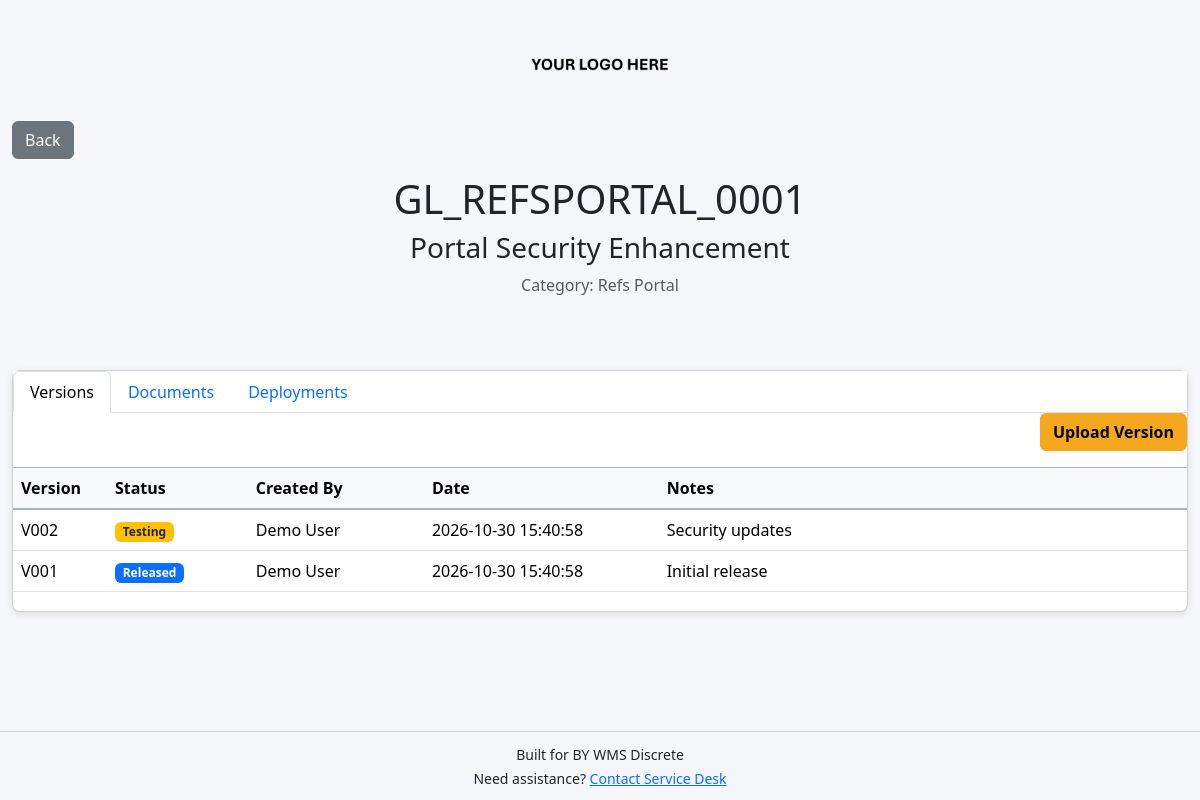
/extension/1, run on the app's committed database.
### tables this page shows
CREATE TABLE rollouts (
    rollout_id INTEGER PRIMARY KEY AUTOINCREMENT,
    rollout_code TEXT NOT NULL UNIQUE,
    rollout_name TEXT NOT NULL,
    scope TEXT NOT NULL,
    category_id INTEGER NOT NULL,
    description TEXT,
    created_by TEXT,
    created_date DATETIME DEFAULT CURRENT_TIMESTAMP,
    active INTEGER DEFAULT 1
);

CREATE TABLE rollout_categories (
    category_id INTEGER PRIMARY KEY AUTOINCREMENT,
    category_code TEXT NOT NULL UNIQUE,
    category_name TEXT NOT NULL
);

CREATE TABLE rollout_versions (
    version_id INTEGER PRIMARY KEY AUTOINCREMENT,
    rollout_id INTEGER NOT NULL,
    version_number TEXT NOT NULL,
    status TEXT NOT NULL,
    artifact_path TEXT,
    notes TEXT,
    created_by TEXT,
    created_date DATETIME DEFAULT CURRENT_TIMESTAMP
, approval_status TEXT DEFAULT 'DRAFT', approved_by TEXT, approved_date DATETIME, rollout_file TEXT);

### app/main.py (the view)
@app.get("/extension/{rollout_id}")
def extension_details(
    request: Request,
    rollout_id: int
):
    conn = sqlite3.connect(database)
    cursor = conn.cursor()
    cursor.execute("""
        SELECT
            r.rollout_id,
            r.rollout_code,
            r.rollout_name,
            r.description,
            c.category_name
        FROM rollouts r
        LEFT JOIN rollout_categories c
            ON r.category_id = c.category_id
        WHERE r.rollout_id = ?
    """, (rollout_id,))
    rollout = cursor.fetchone()
    cursor.execute("""
        SELECT
            version_id,
            version_number,
            status,
            created_by,
            created_date,
            CASE
                WHEN LENGTH(notes) > 80
                THEN SUBSTR(notes,1,77) || '...'
                ELSE notes
            END AS notes
        FROM rollout_versions
        WHERE rollout_id = ?
        ORDER BY version_id DESC
    """, (rollout_id,))
    versions = cursor.fetchall()
    cursor.execute("""
        SELECT
            file_name as document_name,
            document_type,
            uploaded_by,
            uploaded_date,
            file_path
        FROM rollout_documents rd
        INNER JOIN rollout_versions rv
            ON rd.version_id = rv.version_id
        WHERE rv.rollout_id = ?
        ORDER BY uploaded_date DESC
    """, (rollout_id,))
    documents = cursor.fetchall()
    cursor.execute("""
        SELECT
            rd.instance_name,
            rd.deployment_status,
            rd.deployment_date,
            rd.deployed_by,
            rv.version_number
        FROM rollout_deployments rd
        INNER JOIN rollout_versions rv
            ON rd.version_id = rv.version_id
        WHERE rv.rollout_id = ?
        ORDER BY rd.deployment_date DESC
    """, (rollout_id,))
    deployments = cursor.fetchall()
    conn.close()
    return templates.TemplateResponse(
        request,
        "extension_details.html",
        {
            "request": request,
            "rollout": rollout,
            "versions": versions,
            "documents": documents,
            "deployments": deployments
        }
    )

### templates/extension_details.html (shortened to what this page needs)
<!DOCTYPE html>
<html>
<head>
    <link href="https://cdn.jsdelivr.net/npm/bootstrap@5/dist/css/bootstrap.min.css" rel="stylesheet">
</head>
<body>
    <div class="header-fixed">
        <div class="container">
            <div class="text-center mt-3">
                <img src="/static/images/Logo.png" style="max-width: 400px;">
            </div>
            <div class="mt-2">
                <a href="javascript:history.back()" class="btn btn-secondary">
                    Back
                </a>
            </div>
            <div class="text-center">
                <h1 class="mt-3">
                    {{ rollout[1] }}
                </h1>
                <h3>
                    {{ rollout[2] }}
                </h3>
                <p class="text-muted">
                    Category: {{ rollout[4] }}
                </p>
            </div>
        </div>
    </div>
    <div class="container results-container">
        <div class="card">
            <div class="card-body p-0">
                <div class="content-scroll">
                    <ul class="nav nav-tabs" id="extensionTabs" role="tablist">
                        <li class="nav-item">
                            <button class="nav-link active" data-bs-toggle="tab" data-bs-target="#versions">
                                Versions
                            </button>
                        </li>
                        <li class="nav-item">
                            <button class="nav-link" data-bs-toggle="tab" data-bs-target="#documents">
                                Documents
                            </button>
                        </li>
                        <li class="nav-item">
                            <button class="nav-link" data-bs-toggle="tab" data-bs-target="#deployments">
                                Deployments
                            </button>
                        </li>
                    </ul>
                    <div class="tab-content">
                        <div class="tab-pane fade show active" id="versions">
                            <div class="d-flex justify-content-end mb-3">
                                <a href="/extension/{{ rollout[0] }}/version/new" class="btn btn-warning"> Upload
                                    Version
                                </a>
                            </div>
                            <table class="table">
                                <thead>
                                    <tr>
                                        <th class="version-col">Version</th>
                                        <th class="status-col">Status</th>
                                        <th class="user-col">Created By</th>
                                        <th class="date-col">Date</th>
                                        <th class="notes-col">Notes</th>
                                    </tr>
                                </thead>
                                <tbody>
                                    {% for version in versions %}
                                    <tr>
                                        <td>{{ version[1] }}</td>
                                        <td>
                                            {% if version[2] == 'Released' %}
                                            <span class="badge bg-primary">
                                                {{ version[2] }}
                                            </span>
                                            {% elif version[2] == 'Testing' %}
                                            <span class="badge bg-warning text-dark">
                                                {{ version[2] }}
                                            </span>
                                            {% elif version[2] == 'Completed' %}
                                            <span class="badge bg-success">
                                                {{ version[2] }}
                                            </span>
                                            {% elif version[2] == 'Obsolete' %}
                                            <span class="badge bg-dark">
                                                {{ version[2] }}
                                            </span>
                                            {% else %}
                                            <span class="badge bg-secondary">
                                                {{ version[2] }}
                                            </span>
                                            {% endif %}
                                        </td>
                                        <td>{{ version[3] }}</td>
                                        <td>{{ version[4] }}</td>
                                        <td>{{ version[5] }}</td>
                                    </tr>
                                    {% endfor %}
                                </tbody>
                            </table>
                        </div>
                    </div>
                </div>
            </div>
        </div>
    </div>
    <footer class="footer-fixed">
        <small>
            Built for BY WMS Discrete
        </small>
        <br>
        <small>
            Need assistance?
            <a
                href="mailto:service_desk@yourcompany.com?subject=IMP Support Request&body=Hi Team,%0D%0A%0D%0AI need assistance with IMP.%0D%0A%0D%0AIssue Description:%0D%0A%0D%0A%0D%0AEnvironment:%0D%0A%0D%0AFacility:%0D%0A%0D%0ASteps Taken:%0D">
                Contact Service Desk
            </a>
        </small>
    </footer>
</body>
</html>

### templates/extension_details.html (style rules this page uses)
:root { --footer-height: 60px; --footer-gap: 30px; }
body { background-color: #f4f6f9; margin: 0; overflow: hidden; }
.container { max-width: 1400px; }
.header-fixed { position: fixed; top: 0; left: 0; width: 100%; background-color: #f4f6f9; z-index: 1000; }
.footer-fixed { position: fixed; bottom: 0; left: 0; width: 100%; background-color: #f4f6f9; border-top: 1px solid #d3d3d3; padding: 10px; text-align: center; }
.results-container { margin-top: 370px; }
.card { box-shadow: 0 2px 6px rgba(0, 0, 0, .1); border-radius: 8px; }
.btn-warning { background-color: #F5A81D; border-color: #F5A81D; color: black; font-weight: bold; }
.content-scroll { height: calc(100vh - 470px - var(--footer-height) - var(--footer-gap)); overflow-y: auto; }
.nav-tabs { position: sticky; top: 0; z-index: 200; background: white; }
.content-scroll thead th { position: sticky; top: 41px; background: #f8f9fa; z-index: 150; border-top: 1px solid #adb5bd; border-bottom: 2px solid #adb5bd; }
.content-scroll thead { box-shadow: 0 2px 0 #adb5bd; }
.table td, .table th { vertical-align: middle; }
.version-col { width: 8%; }
.status-col { width: 12%; }
.user-col { width: 15%; }
.date-col { width: 20%; }
.notes-col { width: 45%; }

### data on the page
rollouts: rollout_code "GL_REFSPORTAL_0001", rollout_name "Portal Security Enhancement"
rollout_categories: category_name "Refs Portal"
rollout_versions: version_number "V002", status "Testing", created_by "Demo User", created_date "2026-10-30 15:40:58", notes "Security updates"
rollout_versions: version_number "V001", status "Released", created_by "Demo User", created_date "2026-10-30 15:40:58", notes "Initial release"
